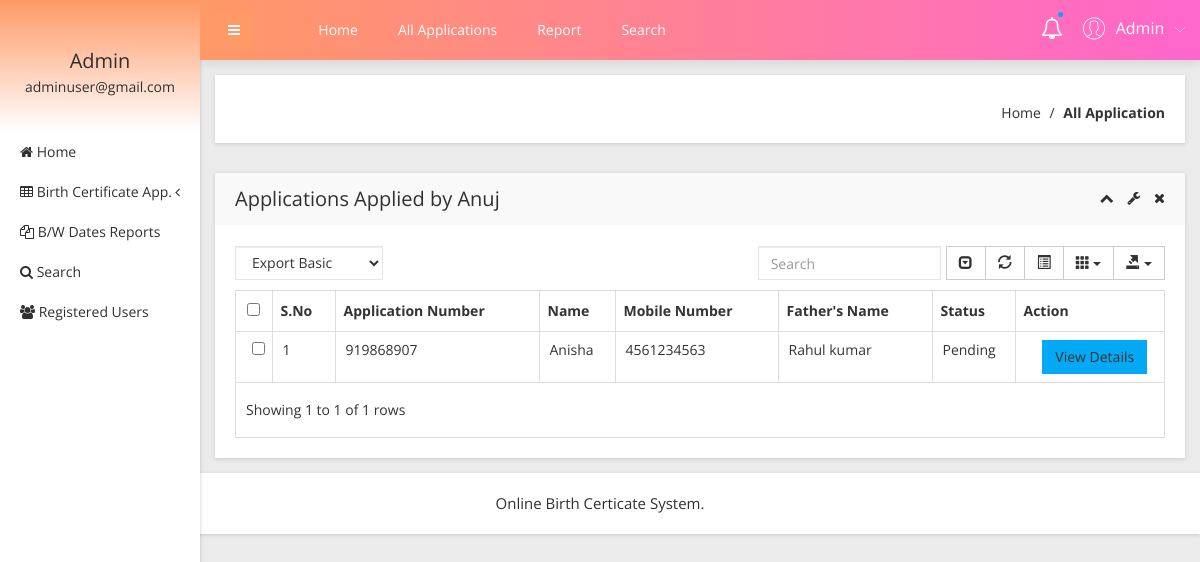
Page /obcs/admin/users-applications.php?userid=1&&fname=Anuj (signed in) on the committed database.
### tables this page shows
CREATE TABLE `tblapplication` (
  `ID` int(10) NOT NULL,
  `UserID` int(5) NOT NULL,
  `ApplicationID` varchar(200) DEFAULT NULL,
  `DateofBirth` varchar(200) DEFAULT NULL,
  `Gender` varchar(50) DEFAULT NULL,
  `FullName` varchar(200) DEFAULT NULL,
  `PlaceofBirth` varchar(200) DEFAULT NULL,
  `NameofFather` varchar(200) DEFAULT NULL,
  `NameOfMother` varchar(120) DEFAULT NULL,
  `PermanentAdd` mediumtext DEFAULT NULL,
  `PostalAdd` mediumtext DEFAULT NULL,
  `MobileNumber` bigint(10) DEFAULT NULL,
  `Email` varchar(200) DEFAULT NULL,
  `Dateofapply` timestamp NULL DEFAULT current_timestamp(),
  `Remark` varchar(200) DEFAULT NULL,
  `Status` varchar(50) DEFAULT NULL,
  `UpdationDate` timestamp NULL DEFAULT NULL ON UPDATE current_timestamp()
);

### obcs/admin/users-applications.php (the view, shortened to what this page needs)
<?php
include('includes/dbconnection.php');
if (strlen($_SESSION['obcsaid']==0)) {
  header('location:logout.php');
  } else{
  ?>
<!doctype html>
<html class="no-js" lang="en">
<head>
    <link rel="stylesheet" href="css/bootstrap.min.css">
    <link rel="stylesheet" href="css/font-awesome.min.css">
    <link rel="stylesheet" href="css/adminpro-custon-icon.css">
    <link rel="stylesheet" href="css/meanmenu.min.css">
    <link rel="stylesheet" href="css/jquery.mCustomScrollbar.min.css">
    <link rel="stylesheet" href="css/animate.css">
    <link rel="stylesheet" href="css/data-table/bootstrap-table.css">
    <link rel="stylesheet" href="css/data-table/bootstrap-editable.css">
    <link rel="stylesheet" href="css/normalize.css">
    <link rel="stylesheet" href="css/c3.min.css">
    <link rel="stylesheet" href="style.css">
    <link rel="stylesheet" href="css/responsive.css">
</head>
<body class="materialdesign">
    <div class="wrapper-pro">
      <?php include_once('includes/sidebar.php');?>
        <?php include_once('includes/header.php');?>
            <div class="breadcome-area mg-b-30 small-dn">
                <div class="container-fluid">
                    <div class="row">
                        <div class="col-lg-12">
                            <div class="breadcome-list shadow-reset">
                                <div class="row">
                                    <div class="col-lg-12">
                                        <ul class="breadcome-menu">
                                            <li><a href="dashboard.php">Home</a> <span class="bread-slash">/</span>
                                            </li>
                                            <li><span class="bread-blod">All Application</span>
                                            </li>
                                        </ul>
                                    </div>
                                </div>
                            </div>
                        </div>
                    </div>
                </div>
            </div>
            <div class="data-table-area mg-b-15">
                <div class="container-fluid">
                    <div class="row">
                        <div class="col-lg-12">
                            <div class="sparkline13-list shadow-reset">
                                <div class="sparkline13-hd">
                                    <div class="main-sparkline13-hd">
                                        <h1>Applications Applied by <?php echo $_GET['fname'];?></h1>
                                        <div class="sparkline13-outline-icon">
                                            <span class="sparkline13-collapse-link"><i class="fa fa-chevron-up"></i></span>
                                            <span><i class="fa fa-wrench"></i></span>
                                            <span class="sparkline13-collapse-close"><i class="fa fa-times"></i></span>
                                        </div>
                                    </div>
                                </div>
                                <div class="sparkline13-graph">
                                    <div class="datatable-dashv1-list custom-datatable-overright">
                                        <div id="toolbar">
                                            <select class="form-control">
                                                <option value="">Export Basic</option>
                                            </select>
                                        </div>
                                        <table id="table" data-toggle="table" data-pagination="true" data-search="true" data-show-columns="true" data-show-pagination-switch="true" data-show-refresh="true" data-key-events="true" data-show-toggle="true" data-resizable="true" data-cookie="true" data-cookie-id-table="saveId" data-show-export="true" data-click-to-select="true" data-toolbar="#toolbar">
                                            <thead>
                                                <tr>
                                                    <th>S.No</th>
                                                    <th>Application Number</th>
                                                    <th>Name</th>
                                                    <th >Mobile Number</th>
                                                    <th>Father's Name</th>
                                                    <th>Status</th>
                                                    <th data-field="action">Action</th>
                                                </tr>
                                            </thead>
                                            <tbody>
                                              <?php
$uid=$_GET['userid'];
$sql="SELECT * from tblapplication where UserID='$uid'";
$query = $dbh -> prepare($sql);
$query->execute();
$results=$query->fetchAll(PDO::FETCH_OBJ);
$cnt=1;
if($query->rowCount() > 0)
{
foreach($results as $row)
{               ?>
                                                <tr>
                                                    <td><?php echo htmlentities($cnt);?></td>
                                                    <td><?php  echo htmlentities($row->ApplicationID);?></td>
                                                    <td><?php  echo htmlentities($row->FullName);?></td>
                                                   <td><?php  echo htmlentities($row->MobileNumber);?></td>
                                                    <td><?php  echo htmlentities($row->NameofFather);?></td>
                                                  <?php if($row->Status==""){ ?>
                     <td><?php echo "Pending"; ?></td>
<?php } else { ?>                  <td><?php  echo htmlentities($row->Status);?>
                  </td>
                  <?php } ?>
                                                    <td class="datatable-ct"><a href="view-application-detail.php?viewid=<?php echo htmlentities ($row->ID);?>" class="btn btn-primary">View Details</a>
                                                    </td>
                                                </tr>
                                             <?php $cnt=$cnt+1;}} ?>
                                            </tbody>
                                        </table>
                                    </div>
                                </div>
                            </div>
                        </div>
                    </div>
                </div>
            </div>
        </div>
    </div>
  <?php include_once('includes/footer.php');?>
</body>
</html><?php }  ?>

### obcs/admin/includes/sidebar.php (shortened to what this page needs)
     <?php
include('includes/dbconnection.php');
if (strlen($_SESSION['obcsaid']==0)) {
  header('location:logout.php');
  } else{
  ?>
  <div class="left-sidebar-pro">
            <nav id="sidebar">
                <div class="sidebar-header">
                    <?php
$aid=$_SESSION['obcsaid'];
$sql="SELECT AdminName,Email from  tbladmin where ID=:aid";
$query = $dbh -> prepare($sql);
$query->bindParam(':aid',$aid,PDO::PARAM_STR);
$query->execute();
$results=$query->fetchAll(PDO::FETCH_OBJ);
$cnt=1;
if($query->rowCount() > 0)
{
foreach($results as $row)
{               ?>
                    <h3> <?php  echo $row->AdminName;?></h3>
                    <p> <?php  echo $row->Email;?></p>
                  <?php $cnt=$cnt+1;}} ?>
                </div>
                <div class="left-custom-menu-adp-wrap">
                    <ul class="nav navbar-nav left-sidebar-menu-pro">
                        <li class="nav-item">
                            <a href="dashboard.php" role="button" aria-expanded="false"><i class="fa big-icon fa-home"></i> <span class="mini-dn">Home</span> </a>
                        </li>
                        <li class="nav-item"><a href="#" data-toggle="dropdown" role="button" aria-expanded="false" class="nav-link dropdown-toggle"><i class="fa big-icon fa-table"></i> <span class="mini-dn">Birth Certificate App.</span> <span class="indicator-right-menu mini-dn"><i class="fa indicator-mn fa-angle-left"></i></span></a>
                        </li>
                        <li class="nav-item">
                            <a href="between-dates-report.php" role="button" aria-expanded="false"><i class="fa big-icon fa-files-o"></i> <span class="mini-dn">B/W Dates Reports</span> </a>
                        </li>
                        <li class="nav-item">
                            <a href="search.php" role="button" aria-expanded="false"><i class="fa fa-search"></i> <span class="mini-dn">Search</span> </a>
                        </li>
                             <li class="nav-item">
                            <a href="  registered-users.php" role="button" aria-expanded="false"><i class="fa fa-users"></i> <span class="mini-dn">Registered Users</span> </a>
                        </li>
                    </ul>
                </div>
            </nav>
        </div>
        <?php }  ?>

### obcs/admin/includes/header.php (shortened to what this page needs)
      <?php
include('includes/dbconnection.php');
if (strlen($_SESSION['obcsaid']==0)) {
  header('location:logout.php');
  } else{
  ?>
 <div class="content-inner-all">
            <div class="header-top-area">
                <div class="fixed-header-top">
                    <div class="container-fluid">
                        <div class="row">
                            <div class="col-lg-1 col-md-6 col-sm-6 col-xs-12">
                                <button type="button" id="sidebarCollapse" class="btn bar-button-pro header-drl-controller-btn btn-info navbar-btn">
                                    <i class="fa fa-bars"></i>
                                </button>
                            </div>
                            <div class="col-lg-6 col-md-1 col-sm-1 col-xs-12">
                                <div class="header-top-menu tabl-d-n">
                                    <ul class="nav navbar-nav mai-top-nav">
                                        <li class="nav-item"><a href="dashboard.php" class="nav-link">Home</a>
                                        </li>
                                        <li class="nav-item"><a href="all-applications.php" class="nav-link">All Applications</a>
                                        </li>
                                        <li class="nav-item"><a href="between-dates-report.php" class="nav-link">Report</a>
                                        </li>
                                        <li class="nav-item"><a href="search.php" class="nav-link">Search</a>
                                        </li>
                                    </ul>
                                </div>
                            </div>
                            <div class="col-lg-5 col-md-5 col-sm-6 col-xs-12">
                                <div class="header-right-info">
                                    <ul class="nav navbar-nav mai-top-nav header-right-menu">
                                        <li class="nav-item"><a href="new-birth-application.php" data-toggle="dropdown" role="button" aria-expanded="false" class="nav-link dropdown-toggle"><i class="fa fa-bell-o" aria-hidden="true"></i><span class="indicator-nt"></span></a>
                                        </li>
                                        <li class="nav-item">
                                            <a href="#" data-toggle="dropdown" role="button" aria-expanded="false" class="nav-link dropdown-toggle">
                                                <?php
$aid=$_SESSION['obcsaid'];
$sql="SELECT AdminName,Email from  tbladmin where ID=:aid";
$query = $dbh -> prepare($sql);
$query->bindParam(':aid',$aid,PDO::PARAM_STR);
$query->execute();
$results=$query->fetchAll(PDO::FETCH_OBJ);
$cnt=1;
if($query->rowCount() > 0)
{
foreach($results as $row)
{               ?>
                                                <span class="adminpro-icon adminpro-user-rounded header-riht-inf"></span>
                                                <span class="admin-name"><?php  echo $row->AdminName;?></span>
                                                <span class="author-project-icon adminpro-icon adminpro-down-arrow"></span><?php $cnt=$cnt+1;}} ?>
                                            </a>
                                        </li>
                                    </ul>
                                </div>
                            </div>
                        </div>
                    </div>
                </div>
            </div><?php }  ?>

### rows in the picture
tblapplication: ApplicationID "919868907", FullName "Anisha", MobileNumber "4561234563", NameofFather "Rahul kumar", shows "Pending"

### other values in the picture
$row->AdminName "Admin"
$row->Email "adminuser@gmail.com"
$_GET['fname'] "Anuj"
